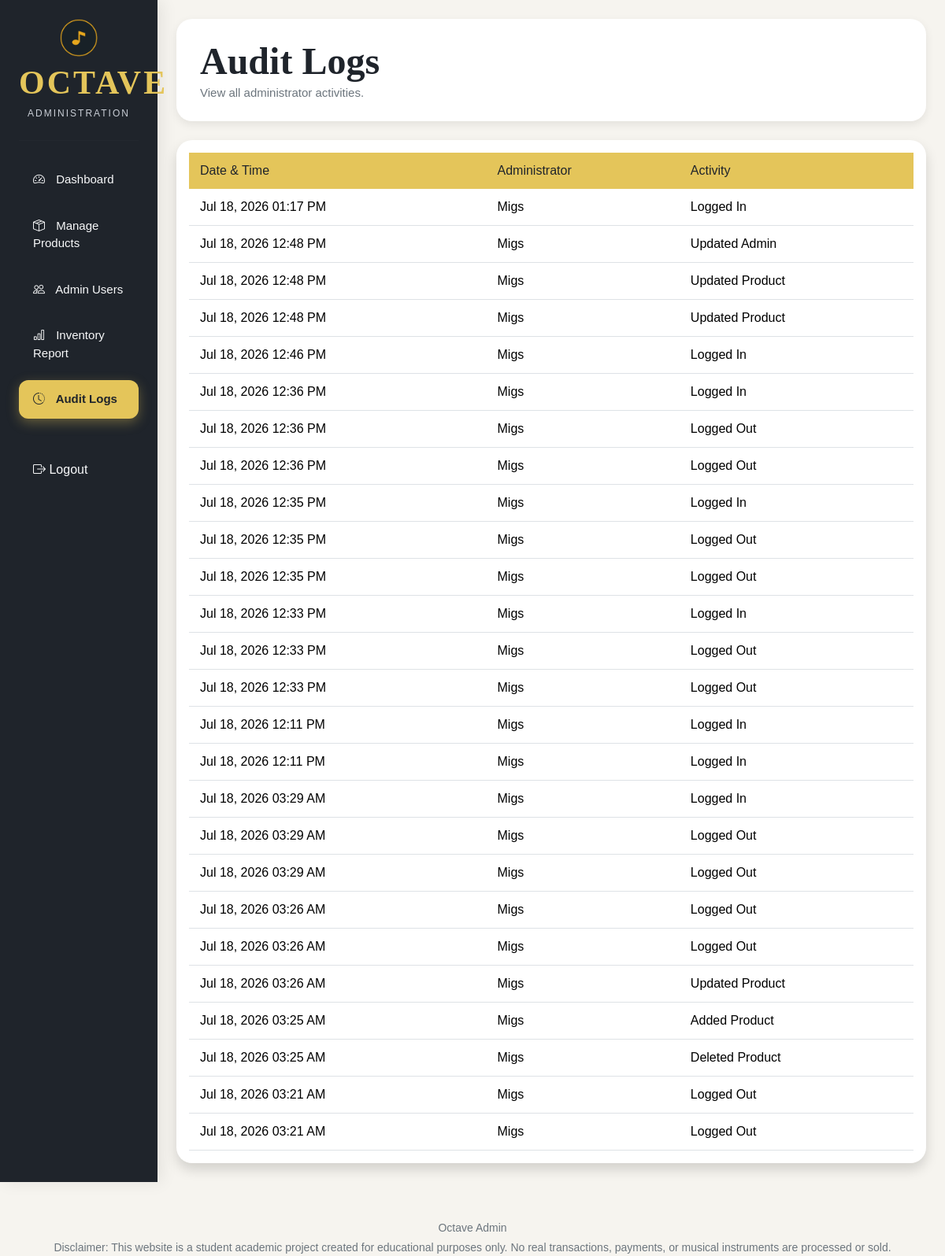
The page /MyAdmin/admin/audit_logs.php (signed in) on the database its author committed.
### tables this page shows
CREATE TABLE `audit_logs` (
  `log_id` int(11) NOT NULL,
  `admin_id` int(11) NOT NULL,
  `activity` varchar(255) NOT NULL,
  `log_date` timestamp NOT NULL DEFAULT current_timestamp()
);

### MyAdmin/admin/audit_logs.php (the view, shortened to what this page needs)
<?php
include("../includes/db_connection.php");
include("../includes/header.php");
?>
<div class="container-fluid">
    <div class="row">
        <?php include("../includes/sidebar.php"); ?>
        <div class="col-lg-10 p-4">
            <div class="topbar">
                <h2 class="fw-bold">
                    Audit Logs
                </h2>
                <small>
                    View all administrator activities.
                </small>
            </div>
            <div class="card shadow mt-4">
                <div class="card-body">
                    <table class="table table-hover align-middle">
                        <thead class="table-light">
                            <tr>
                                <th>Date & Time</th>
                                <th>Administrator</th>
                                <th>Activity</th>
                            </tr>
                        </thead>
                        <tbody>
                            <?php
                            $logs = mysqli_query($conn,"
                                SELECT audit_logs.*, admins.fullname
                                FROM audit_logs
                                INNER JOIN admins
                                ON audit_logs.admin_id = admins.admin_id
                                ORDER BY log_date DESC
                            ");
                            if(mysqli_num_rows($logs) > 0)
                            {
                                while($row = mysqli_fetch_assoc($logs))
                                {
                            ?>
                            <tr>
                                <td><?php echo date("M d, Y h:i A", strtotime($row['log_date'])); ?></td>
                                <td><?php echo $row['fullname']; ?></td>
                                <td><?php echo $row['activity']; ?></td>
                            </tr>
                            <?php
                                }
                            }
                            ?>
                        </tbody>
                    </table>
                </div>
            </div>
        </div>
    </div>
</div>
<?php include("../includes/footer.php"); ?>

### MyAdmin/css/admin.css (style rules this page uses)
body { background: #f6f4ef; font-family: 'Poppins', sans-serif; color: #1f242b; }
.topbar { background: #fff; padding: 25px 30px; border-radius: 20px; box-shadow: 0 4px 12px rgba(0,0,0,.08); }
.topbar h2 { font-family: 'Cormorant Garamond', serif; font-size: 48px; color: #1f242b; margin-bottom: 0; }
.topbar small { color: #6c757d; font-size: 15px; }
.card { border: none; border-radius: 20px; box-shadow: 0 4px 12px rgba(0,0,0,.08); }
.table { margin-bottom: 0; }
.table thead th { background: #E4C55A; color: #1f242b; border: none; padding: 14px; font-weight: 500; }
.table tbody td { vertical-align: middle; padding: 14px; }

### rows shown on the page
audit_logs: log_date "Jul 18, 2026 01:17 PM", admin.fullname "Migs", activity "Logged In"
audit_logs: log_date "Jul 18, 2026 12:48 PM", admin.fullname "Migs", activity "Updated Admin"
audit_logs: log_date "Jul 18, 2026 12:48 PM", admin.fullname "Migs", activity "Updated Product"
audit_logs: log_date "Jul 18, 2026 12:48 PM", admin.fullname "Migs", activity "Updated Product"
audit_logs: log_date "Jul 18, 2026 12:46 PM", admin.fullname "Migs", activity "Logged In"
audit_logs: log_date "Jul 18, 2026 12:36 PM", admin.fullname "Migs", activity "Logged In"
audit_logs: log_date "Jul 18, 2026 12:36 PM", admin.fullname "Migs", activity "Logged Out"
audit_logs: log_date "Jul 18, 2026 12:36 PM", admin.fullname "Migs", activity "Logged Out"
audit_logs: log_date "Jul 18, 2026 12:35 PM", admin.fullname "Migs", activity "Logged In"
audit_logs: log_date "Jul 18, 2026 12:35 PM", admin.fullname "Migs", activity "Logged Out"
audit_logs: log_date "Jul 18, 2026 12:35 PM", admin.fullname "Migs", activity "Logged Out"
audit_logs: log_date "Jul 18, 2026 12:33 PM", admin.fullname "Migs", activity "Logged In"
audit_logs: log_date "Jul 18, 2026 12:33 PM", admin.fullname "Migs", activity "Logged Out"
audit_logs: log_date "Jul 18, 2026 12:33 PM", admin.fullname "Migs", activity "Logged Out"
audit_logs: log_date "Jul 18, 2026 12:11 PM", admin.fullname "Migs", activity "Logged In"
audit_logs: log_date "Jul 18, 2026 12:11 PM", admin.fullname "Migs", activity "Logged In"
audit_logs: log_date "Jul 18, 2026 03:29 AM", admin.fullname "Migs", activity "Logged In"
audit_logs: log_date "Jul 18, 2026 03:29 AM", admin.fullname "Migs", activity "Logged Out"
audit_logs: log_date "Jul 18, 2026 03:29 AM", admin.fullname "Migs", activity "Logged Out"
audit_logs: log_date "Jul 18, 2026 03:26 AM", admin.fullname "Migs", activity "Logged Out"
audit_logs: log_date "Jul 18, 2026 03:26 AM", admin.fullname "Migs", activity "Logged Out"
audit_logs: log_date "Jul 18, 2026 03:26 AM", admin.fullname "Migs", activity "Updated Product"
audit_logs: log_date "Jul 18, 2026 03:25 AM", admin.fullname "Migs", activity "Added Product"
audit_logs: log_date "Jul 18, 2026 03:25 AM", admin.fullname "Migs", activity "Deleted Product"
audit_logs: log_date "Jul 18, 2026 03:21 AM", admin.fullname "Migs", activity "Logged Out"
audit_logs: log_date "Jul 18, 2026 03:21 AM", admin.fullname "Migs", activity "Logged Out"
